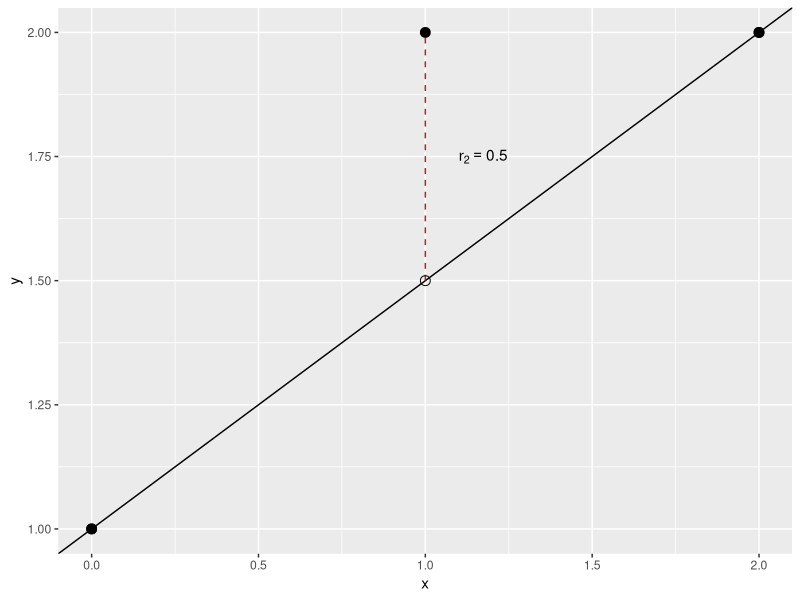

Reproduce this figure in R.
## ---- chunk 1
fre_points <- tibble::tibble(x = c(0, 1, 2), y = c(1, 2, 2)) |>
  dplyr::mutate(fitted = 1 + 0.5 * x)

ggplot2::ggplot(fre_points, ggplot2::aes(x = x)) +
  ggplot2::geom_abline(intercept = 1, slope = 0.5) +
  ggplot2::geom_segment(
    ggplot2::aes(y = fitted, xend = x, yend = y),
    linetype = "dashed",
    color = "firebrick"
  ) +
  ggplot2::geom_point(ggplot2::aes(y = fitted), shape = 1, size = 3) +
  ggplot2::geom_point(ggplot2::aes(y = y), size = 3) +
  ggplot2::annotate(
    "text",
    x = 1.1, y = 1.75, hjust = 0,
    label = "r[2] == 0.5", parse = TRUE
  ) +
  ggplot2::labs(y = "y")
